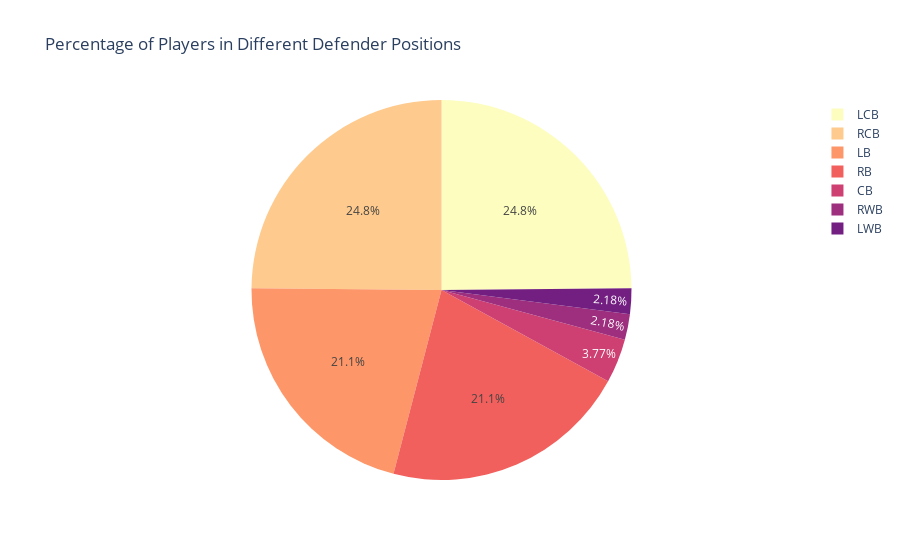

Notebook source saved alongside this figure:
### Markdown cell above
### Percentage of Players in Different Defender Positions

### Code cell
defence = ["LCB", "RCB", "LB", "RB", "CB", "RWB", "LWB"]

sample = df_20.query("team_position in @defence")

fig = px.pie(sample, names = "team_position", color_discrete_sequence = px.colors.sequential.Magma_r,
            title = "Percentage of Players in Different Defender Positions" )

fig.show()

### Figure 1 — Plotly figure (JSON) as saved in the notebook; plotly's stock layout.template omitted (floating-point values rounded to 4 significant figures; data arrays with more than 128 entries replaced by an {"elided": "..."} marker saying what was removed)
{"data": [{"domain": {"x": [0, 1], "y": [0, 1]}, "hovertemplate": "team_position=%{label}<extra></extra>", "labels": {"elided": "2656 str values"}, "legendgroup": "", "name": "", "showlegend": true, "type": "pie"}], "layout": {"legend": {"tracegroupgap": 0}, "piecolorway": ["#fcfdbf", "#feca8d", "#fd9668", "#f1605d", "#cd4071", "#9e2f7f", "#721f81", "#440f76", "#180f3d", "#000004"], "title": {"text": "Percentage of Players in Different Defender Positions"}}}
